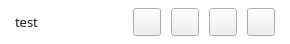
<?xml version="1.0" encoding="UTF-8"?>
<ui version="4.0">
 <class>AgoraClassroomWidget</class>
 <widget class="QWidget" name="AgoraClassroomWidget">
  <property name="geometry">
   <rect>
    <x>0</x>
    <y>0</y>
    <width>290</width>
    <height>44</height>
   </rect>
  </property>
  <property name="minimumSize">
   <size>
    <width>290</width>
    <height>44</height>
   </size>
  </property>
  <property name="maximumSize">
   <size>
    <width>290</width>
    <height>44</height>
   </size>
  </property>
  <property name="windowTitle">
   <string>Form</string>
  </property>
  <property name="autoFillBackground">
   <bool>false</bool>
  </property>
  <property name="styleSheet">
   <string notr="true">#AgoraClassroomWidget{

background-color:rgba(255,255,255,1);
}

</string>
  </property>
  <layout class="QHBoxLayout" name="horizontalLayout_2">
   <property name="leftMargin">
    <number>0</number>
   </property>
   <property name="topMargin">
    <number>0</number>
   </property>
   <property name="rightMargin">
    <number>0</number>
   </property>
   <property name="bottomMargin">
    <number>0</number>
   </property>
   <item>
    <widget class="QWidget" name="widget" native="true">
     <layout class="QHBoxLayout" name="horizontalLayout">
      <property name="spacing">
       <number>10</number>
      </property>
      <property name="sizeConstraint">
       <enum>QLayout::SetDefaultConstraint</enum>
      </property>
      <property name="leftMargin">
       <number>15</number>
      </property>
      <property name="topMargin">
       <number>0</number>
      </property>
      <property name="rightMargin">
       <number>15</number>
      </property>
      <property name="bottomMargin">
       <number>0</number>
      </property>
      <item>
       <widget class="QLabel" name="ClassroomLabel">
        <property name="sizePolicy">
         <sizepolicy hsizetype="Preferred" vsizetype="Preferred">
          <horstretch>0</horstretch>
          <verstretch>0</verstretch>
         </sizepolicy>
        </property>
        <property name="font">
         <font>
          <family>微软雅黑</family>
          <pointsize>10</pointsize>
          <weight>50</weight>
          <bold>false</bold>
         </font>
        </property>
        <property name="styleSheet">
         <string notr="true">color: #191919;</string>
        </property>
        <property name="text">
         <string>test</string>
        </property>
       </widget>
      </item>
      <item>
       <widget class="QPushButton" name="MutePushButton">
        <property name="sizePolicy">
         <sizepolicy hsizetype="Fixed" vsizetype="Fixed">
          <horstretch>0</horstretch>
          <verstretch>0</verstretch>
         </sizepolicy>
        </property>
        <property name="minimumSize">
         <size>
          <width>28</width>
          <height>28</height>
         </size>
        </property>
        <property name="maximumSize">
         <size>
          <width>28</width>
          <height>28</height>
         </size>
        </property>
        <property name="autoFillBackground">
         <bool>false</bool>
        </property>
        <property name="styleSheet">
         <string notr="true">#MutePushButton{
border-image:url(&quot;:/image/resource/icon-microphone-on@2x.png&quot;);
}

#MutePushButton:hover{
border-image:url(&quot;:/image/resource/icon-microphone-on-hover@2x.png&quot;);
}</string>
        </property>
        <property name="text">
         <string/>
        </property>
       </widget>
      </item>
      <item>
       <widget class="QPushButton" name="RaisePushButton">
        <property name="sizePolicy">
         <sizepolicy hsizetype="Minimum" vsizetype="Preferred">
          <horstretch>0</horstretch>
          <verstretch>0</verstretch>
         </sizepolicy>
        </property>
        <property name="minimumSize">
         <size>
          <width>28</width>
          <height>28</height>
         </size>
        </property>
        <property name="maximumSize">
         <size>
          <width>28</width>
          <height>28</height>
         </size>
        </property>
        <property name="autoFillBackground">
         <bool>false</bool>
        </property>
        <property name="styleSheet">
         <string notr="true">#RaisePushButton{
border-image:url(&quot;:/image/resource/icon-上台@2x.png&quot;);
}

#RaisePushButton:hover{
border-image:url(&quot;:/image/resource/icon-上台-hover@2x.png&quot;);
}</string>
        </property>
        <property name="text">
         <string/>
        </property>
       </widget>
      </item>
      <item>
       <widget class="QPushButton" name="ChatPushButton">
        <property name="sizePolicy">
         <sizepolicy hsizetype="Minimum" vsizetype="Preferred">
          <horstretch>0</horstretch>
          <verstretch>0</verstretch>
         </sizepolicy>
        </property>
        <property name="minimumSize">
         <size>
          <width>28</width>
          <height>28</height>
         </size>
        </property>
        <property name="maximumSize">
         <size>
          <width>28</width>
          <height>28</height>
         </size>
        </property>
        <property name="autoFillBackground">
         <bool>false</bool>
        </property>
        <property name="styleSheet">
         <string notr="true">#ChatPushButton{
border-image:url(&quot;:/image/resource/icon-message on@2x.png&quot;);
}

#ChatPushButton:hover{
border-image:url(&quot;:/image/resource/icon-message on-hover@2x.png&quot;);
}</string>
        </property>
        <property name="text">
         <string/>
        </property>
       </widget>
      </item>
      <item>
       <widget class="QPushButton" name="KickPushButton">
        <property name="sizePolicy">
         <sizepolicy hsizetype="Minimum" vsizetype="Preferred">
          <horstretch>0</horstretch>
          <verstretch>0</verstretch>
         </sizepolicy>
        </property>
        <property name="minimumSize">
         <size>
          <width>28</width>
          <height>28</height>
         </size>
        </property>
        <property name="maximumSize">
         <size>
          <width>28</width>
          <height>28</height>
         </size>
        </property>
        <property name="autoFillBackground">
         <bool>false</bool>
        </property>
        <property name="styleSheet">
         <string notr="true">#KickPushButton{
border-image:url(&quot;:/image/resource/icon-delete@2x.png&quot;);
}

#KickPushButton:hover{
border-image:url(&quot;:/image/resource/icon-delete-hover@2x.png&quot;);
}</string>
        </property>
        <property name="text">
         <string/>
        </property>
       </widget>
      </item>
     </layout>
    </widget>
   </item>
  </layout>
 </widget>
 <resources>
  <include location="../agora_edu_demo.qrc"/>
 </resources>
 <connections/>
</ui>
